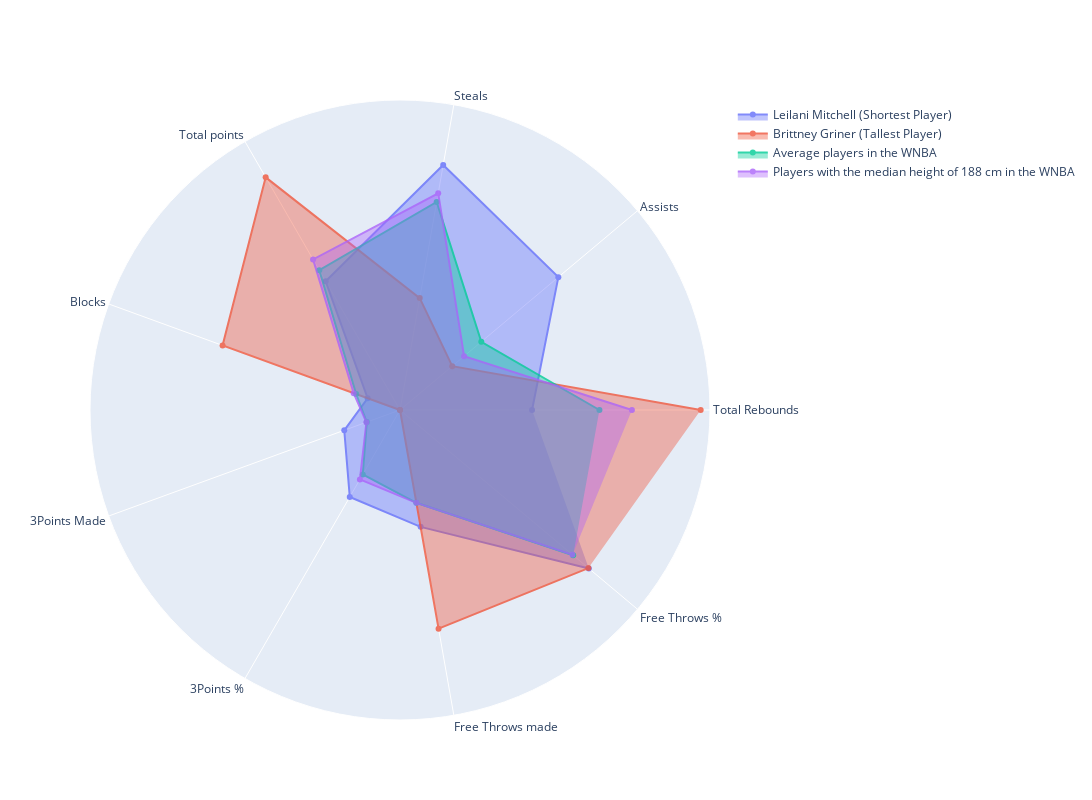

Notebook source saved alongside this figure:
### Code cell
import plotly.graph_objects as go

fig = go.Figure()

fig.add_trace(go.Scatterpolar(
      r=leilani_mitchell_stats,
      theta=['Total Rebounds', 'Assists', 'Steals', 'Total points', 'Blocks', '3Points Made', '3Points %', 'Free Throws made', 'Free Throws %'],
      fill='toself',
      name='Leilani Mitchell (Shortest Player)',
      opacity=0.8
))
fig.add_trace(go.Scatterpolar(
      r=brittney_griner_stats,
      theta=['Total Rebounds', 'Assists', 'Steals', 'Total points', 'Blocks', '3Points Made', '3Points %', 'Free Throws made', 'Free Throws %'],
      fill='toself',
      name='Brittney Griner (Tallest Player)',
      opacity=0.8
))
fig.add_trace(go.Scatterpolar(
      r=wnba_stats,
      theta=['Total Rebounds', 'Assists', 'Steals', 'Total points', 'Blocks', '3Points Made', '3Points %', 'Free Throws made', 'Free Throws %'],
      fill='toself',
      name='Average players in the WNBA',
      opacity=0.8
))
fig.add_trace(go.Scatterpolar(
      r=median_wnba,
      theta=['Total Rebounds', 'Assists', 'Steals', 'Total points', 'Blocks', '3Points Made', '3Points %', 'Free Throws made', 'Free Throws %'],
      fill='toself',
      name='Players with the median height of 188 cm in the WNBA',
      opacity=0.8
))

fig.update_layout(polar=dict(radialaxis=dict(visible=False, range=[0, 0.26])), width=1200, height=800, showlegend=True)

fig.write_image("../plots/leilani_mitchell_stats.png")

fig.show()

### Figure 1 — Plotly figure (JSON) as saved in the notebook; plotly's stock layout.template omitted (floating-point values rounded to 4 significant figures)
{"data": [{"fill": "toself", "name": "Leilani Mitchell (Shortest Player)", "opacity": 0.8, "r": [0.1108, 0.1734, 0.2087, 0.1247, 0.02889, 0.04976, 0.08425, 0.09952, 0.2068], "theta": ["Total Rebounds", "Assists", "Steals", "Total points", "Blocks", "3Points Made", "3Points %", "Free Throws made", "Free Throws %"], "type": "scatterpolar"}, {"fill": "toself", "name": "Brittney Griner (Tallest Player)", "opacity": 0.8, "r": [0.2522, 0.05718, 0.09531, 0.2253, 0.1584, 0, 0, 0.1862, 0.2062], "theta": ["Total Rebounds", "Assists", "Steals", "Total points", "Blocks", "3Points Made", "3Points %", "Free Throws made", "Free Throws %"], "type": "scatterpolar"}, {"fill": "toself", "name": "Average players in the WNBA", "opacity": 0.8, "r": [0.1673, 0.08901, 0.1772, 0.1354, 0.03912, 0.02966, 0.06245, 0.07905, 0.1896], "theta": ["Total Rebounds", "Assists", "Steals", "Total points", "Blocks", "3Points Made", "3Points %", "Free Throws made", "Free Throws %"], "type": "scatterpolar"}, {"fill": "toself", "name": "Players with the median height of 188 cm in the WNBA", "opacity": 0.8, "r": [0.1945, 0.07018, 0.1845, 0.1458, 0.04135, 0.03001, 0.06726, 0.07907, 0.1888], "theta": ["Total Rebounds", "Assists", "Steals", "Total points", "Blocks", "3Points Made", "3Points %", "Free Throws made", "Free Throws %"], "type": "scatterpolar"}], "layout": {"height": 800, "polar": {"radialaxis": {"range": [0, 0.26], "visible": false}}, "showlegend": true, "width": 1200}}
